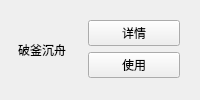
      <widget class="QWidget" name="widget_7" native="true">
       <layout class="QHBoxLayout" name="horizontalLayout_4">
        <item>
         <widget class="QToolButton" name="toolButton_3">
          <property name="text">
           <string>破釜沉舟</string>
          </property>
          <property name="icon">
           <iconset>
            <normaloff>:/icon/res/poPlus.jpg</normaloff>:/icon/res/poPlus.jpg</iconset>
          </property>
          <property name="iconSize">
           <size>
            <width>200</width>
            <height>200</height>
           </size>
          </property>
          <property name="toolButtonStyle">
           <enum>Qt::ToolButtonTextUnderIcon</enum>
          </property>
          <property name="autoRaise">
           <bool>true</bool>
          </property>
         </widget>
        </item>
        <item>
         <widget class="QWidget" name="widget_6" native="true">
          <layout class="QVBoxLayout" name="verticalLayout_4">
           <item>
            <widget class="QPushButton" name="detail4">
             <property name="text">
              <string>详情</string>
             </property>
            </widget>
           </item>
           <item>
            <widget class="QPushButton" name="use4">
             <property name="text">
              <string>使用</string>
             </property>
            </widget>
           </item>
          </layout>
         </widget>
        </item>
       </layout>
      </widget>
